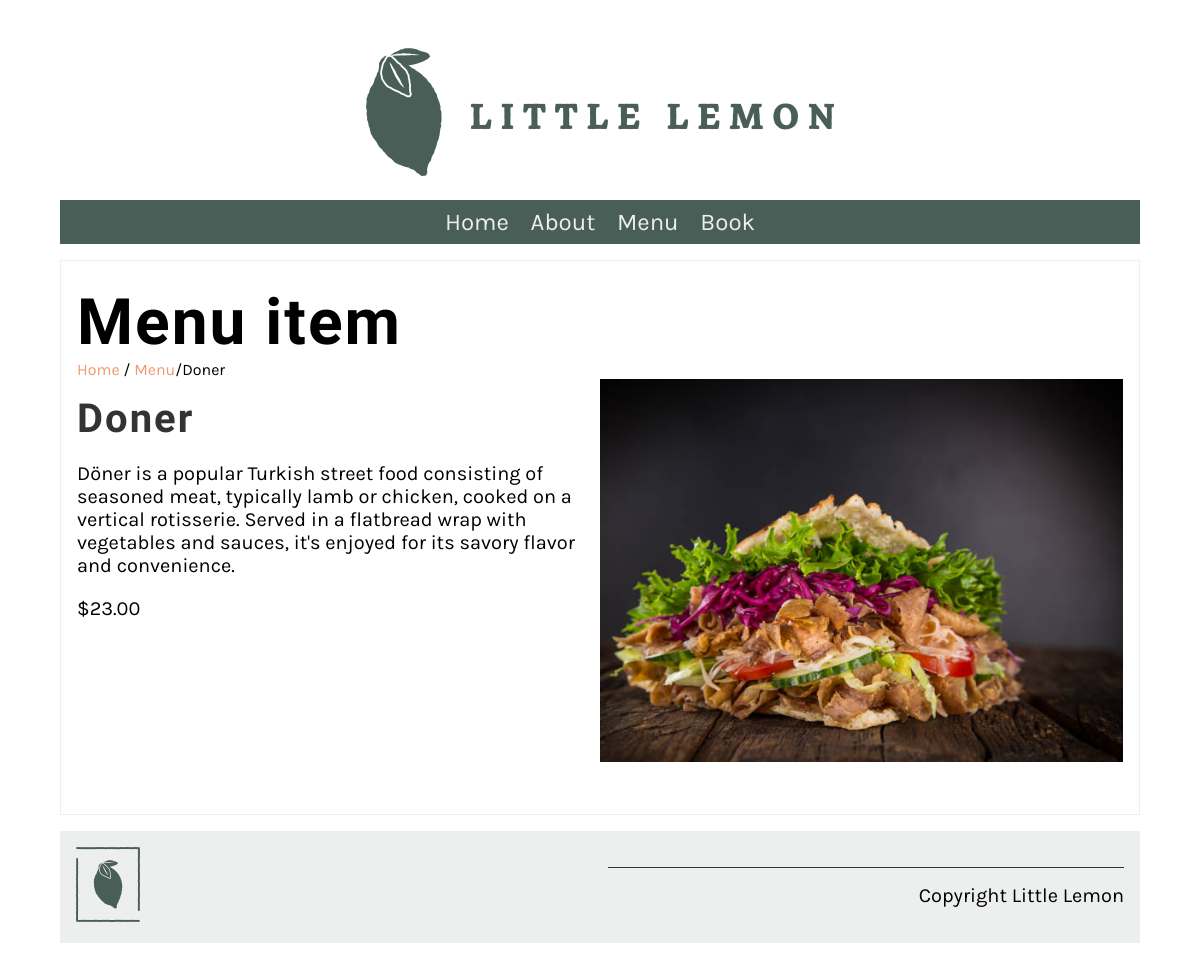
Page /menu_item/5 on the committed database.
### restaurant/models.py (models this page shows, shortened)
class Menu(models.Model):
    name = models.CharField(max_length = 200)
    price = models.IntegerField()
    menu_item_description = models.TextField(max_length = 500, default='')

### restaurant/views.py (the view)
# urls.py: path('menu_item/<int:pk>', views.display_menu_items, name='menu_item')
def display_menu_items(request, pk=None):
    if pk:
        menu_item = Menu.objects.get(pk=pk)
    else:
        menu_item = ''
    return render(request, 'menu_item.html', {'menu_item':menu_item})

### restaurant/templates/menu_item.html
{% extends 'base.html' %} {% load static %} {% block content %}
<section>
  <article>
    <h1>Menu item</h1>
    <span>
      <a href="{% url 'home' %}">Home</a> /
      <a href="{% url 'menu' %}">Menu</a>/{{menu_item.name}}
    </span>
    <div class="row">
      <div class="column">
        <h2>
          {{menu_item.name}}
        </h2>
        <p>
          {{menu_item.menu_item_description}}
        </p>
        <p>
          ${{menu_item.price}}.00
        </p>
      </div>
      <div class="column">
        <img
          src="{% static 'img/menu_items/' %}{{menu_item.name}}.jpg"
          alt="{{ menu_item.name}}"
        />
      </div>
    </div>
  </article>
</section>
{% endblock %}

### restaurant/templates/base.html (shortened to what this page needs)
{% load static %}
<!DOCTYPE html>
<html lang="en">
  <head>
    <link
      rel="preload"
      as="style"
      href="{% static 'css/style.css' %}"
      onload="this.rel = 'stylesheet'"
    />
  </head>
  <body>
    {% include 'partials/_header.html' %}
    <main>{% block content %} {% endblock %}</main>
    {% include 'partials/_footer.html' %}
  </body>
</html>

### restaurant/templates/partials/_header.html
{% load static %}
<header>
  <img src="{% static 'img/logo.png' %}" />
</header>
<nav>
  <ul>
    <li><a href="{% url 'home' %}">Home</a></li>
    <li><a href="{% url 'about' %}">About</a></li>
    <li><a href="{% url 'menu' %}">Menu</a></li>
    <li><a href="{% url 'book' %}">Book</a></li>
  </ul>
</nav>

### restaurant/templates/partials/_footer.html
{% load static %}
<footer>
  <article>
    <img src="{% static 'img/logo_footer.png' %}" />
  </article>
  <article>
    <p>Copyright Little Lemon</p>
  </article>
</footer>

### restaurant/static/css/style.css (style rules this page uses)
body { font-family: 'Karla', sans-serif; margin-top: 3rem; margin-bottom: 3rem; margin-left: 5%; margin-right: 5%; }
h1, h2, h3, h4, h5, h6 { font-family: 'Markazi Text', serif; letter-spacing: 2px;; }
h1 { font-size: 4rem; margin-top: 1.5rem; margin-bottom: 0; }
h2 { font-size: 2.5rem; color: #333333; margin:1rem 0; }
p, ul { font-size: 1.25rem;; }
a { color: #EE9972; text-decoration: none; }
header img { display: block; margin-left: auto; margin-right: auto; max-width: 100%; height: auto; }
nav { background-color: #495E57; margin-top: 1rem; margin-bottom: 1rem; margin-bottom: 0px; }
nav ul { list-style: none; font-size: 1.5rem; text-align: center; padding-inline-start: 0rem; margin-bottom: 0px; }
nav ul li { display: inline-block; margin: 0.5rem; }
nav ul a { color: #EDEFEE; text-decoration: none; }
section { display: flex; gap: 2rem 1rem; margin-top: 1rem; margin-bottom: 1rem; flex-direction: row; }
article { flex:1; }
article img { max-width: 100%; }
main article { border: 1px solid #EDEFEE; padding-left: 1rem; padding-right: 1rem; }
footer { background-color: #EDEFEE; padding: 1rem; display: flex; gap: 2rem 1rem; }
footer img { max-width: 50%; }
footer p { border-top: #333333; border-style: solid; border-width: 0.1rem; border-bottom: none; border-left: none; border-right: none; text-align: right; padding-top: 1rem;; }
.row { display: flex; flex-direction: row; width: 100%; padding-bottom: 1rem; }
.column { flex-basis: 50%; margin-bottom: 1rem; padding-bottom: 1rem; }

### rows in the picture
Menu: name "Doner", menu_item_description "Döner is a popular Turkish street food consisting of seasoned meat, typically lamb or chicken, cooked on a vertical rotisserie. Served in a flatbread wrap with vegetables and sauces, it's enjoyed for its savory flavor and convenience.", price "23", name (picture)
